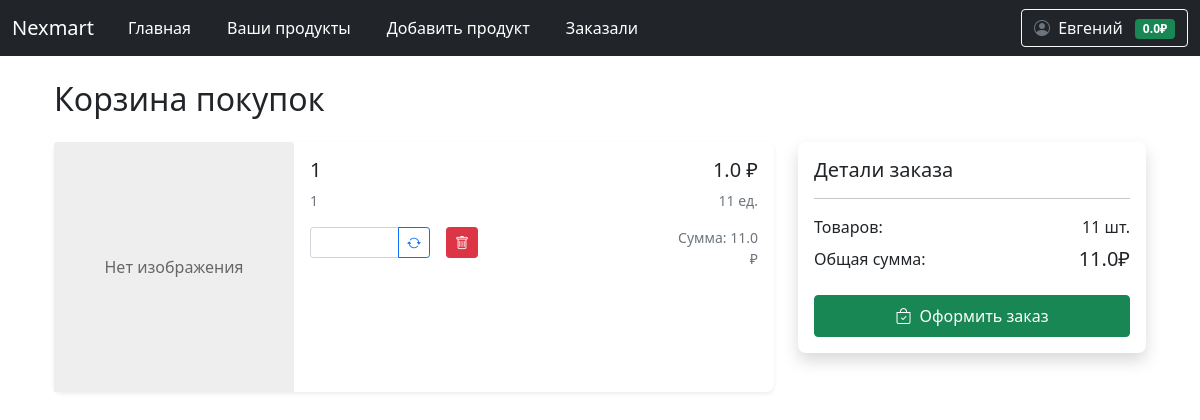
Screenshot of /user/cart (signed in) with the database file from the repository.
### data/user.py (models this page shows, shortened)
class User(SqlAlchemyBase, UserMixin):
    __tablename__ = 'users'
    id = Column(Integer, primary_key=True, autoincrement=True)
    email = Column(String, unique=True, nullable=False)
    hashed_password = Column(String, nullable=False)
    surname = Column(String, nullable=False)
    name = Column(String, nullable=False)
    modified_date = Column(DateTime)
    balance = Column(Float, default=0.0, nullable=False)
    products = relationship("Product", back_populates="user")

### data/order.py (models this page shows)
class OrderItem(SqlAlchemyBase):
    __tablename__ = 'order_items'
    id = sqlalchemy.Column(sqlalchemy.Integer, primary_key=True, autoincrement=True)
    user_id = sqlalchemy.Column(sqlalchemy.Integer, sqlalchemy.ForeignKey("users.id"))
    product_id = sqlalchemy.Column(sqlalchemy.Integer, sqlalchemy.ForeignKey("products.id"))
    amount = sqlalchemy.Column(sqlalchemy.Integer, default=1)
    is_in_order = sqlalchemy.Column(sqlalchemy.Boolean, default=False)
    order_id = sqlalchemy.Column(sqlalchemy.Integer, sqlalchemy.ForeignKey("orders.id"), nullable=True)
    user = orm.relationship('User')
    product = orm.relationship('Product')
    order = orm.relationship('Order', back_populates='items')

### data/product.py (models this page shows, shortened)
class Product(SqlAlchemyBase):
    __tablename__ = 'products'
    id = sqlalchemy.Column(sqlalchemy.Integer, primary_key=True, autoincrement=True)
    name = sqlalchemy.Column(sqlalchemy.String, nullable=False)
    price = sqlalchemy.Column(sqlalchemy.Float, nullable=False)
    description = sqlalchemy.Column(sqlalchemy.Text)
    created_date = sqlalchemy.Column(sqlalchemy.DateTime, default=datetime.datetime.now)
    open = sqlalchemy.Column(sqlalchemy.Boolean)  # открыт ли продукт для общего доступа
    amount_available = sqlalchemy.Column(sqlalchemy.Integer)  # сколько есть продукта для продажи
    amount_sell = sqlalchemy.Column(sqlalchemy.Integer)  # сколько продано для статистики
    image = sqlalchemy.Column(sqlalchemy.String)
    user_id = sqlalchemy.Column(sqlalchemy.Integer, sqlalchemy.ForeignKey('users.id'))
    user = sqlalchemy.orm.relationship('User', back_populates='products')

### main.py (the view)
@app.route('/user/cart')
@login_required
def cart():
    db_sess = db_session.create_session()
    order_item = db_sess.query(OrderItem).filter(
        and_(current_user.id == OrderItem.user_id, OrderItem.is_in_order == False)
    ).all()
    product_amount_sum = sum([i.amount for i in order_item])
    product_price_sum = sum([i.amount * i.product.price for i in order_item])
    return render_template('cart.html', products=order_item,
                           product_amount_sum=product_amount_sum, product_price_sum=product_price_sum)

### data/db_session.py (called while the page is built)
def create_session() -> Session:
    global __factory
    return __factory()

### main.py (called while the page is built)
@login_manager.user_loader
def load_user(user_id):
    db_sess = db_session.create_session()
    return db_sess.query(User).get(user_id)

### templates/cart.html (shortened to what this page needs)
{% extends "base.html" %}
{% block content %}
<div class="container">
    <h2 class="mb-4">Корзина покупок</h2>
    {% if products %}
    <div class="row mb-4">
        <div class="col-lg-8">
            {% for item in products %}
            <div class="card mb-6">
                <div class="row g-0">
                    <div class="col-md-4">
                        {% if item.product.image %}
                        <img src="{{ url_for('static', filename='upload/' + item.product.image) }}"
                             class="card-img-top product-image"
                             alt="{{ item.product.name }}">
                        {% else %}
                        <div class="card-img-top no-image">Нет изображения</div>
                        {% endif %}
                    </div>
                    <div class="col-md-6">
                        <div class="card-body">
                            <h5 class="card-title">{{ item.product.name }}</h5>
                            <p class="card-text text-muted small">{{ item.product.description|truncate(100) }}</p>
                            <div class="d-flex align-items-center">
                                <form method="POST" action="/user/cart/update/{{ item.product.id }}"
                                      class="me-3">
                                    <div class="input-group input-group-sm" style="width: 120px;">
                                        <input type="number"
                                               name="amount"
                                               class="form-control"
                                               value="{{ item.product.amount }}"
                                               min="1"
                                               max="{{ item.product.amount_available }}">
                                        <button type="submit" class="btn btn-outline-primary">
                                            <i class="bi bi-arrow-repeat"></i>
                                        </button>
                                    </div>
                                </form>
                                <form method="POST"
                                      action="">
                                    <a href="/user/cart/delete/{{item.id}}" class="btn btn-danger btn-sm">
                                        <i class="bi bi-trash"></i>
                                    </a>
                                </form>
                            </div>
                        </div>
                    </div>
                    <div class="col-md-2">
                        <div class="card-body text-end">
                            <p class="card-text h5">{{ item.product.price }} ₽</p>
                            <p class="text-muted small">{{item.amount}} ед.</p>
                            <p class="text-muted small">Сумма: {{ item.product.price * item.amount}} ₽</p>
                        </div>
                    </div>
                </div>
            </div>
            {% endfor %}
        </div>
        <div class="col-lg-4">
            <div class="card shadow">
                <div class="card-body">
                    <h5 class="card-title mb-3">Детали заказа</h5>
                    <hr>
                    <div class="d-flex justify-content-between mb-2">
                        <span>Товаров:</span>
                        <span>{{ product_amount_sum }} шт.</span>
                    </div>
                    <div class="d-flex justify-content-between mb-3">
                        <span>Общая сумма:</span>
                        <span class="h5">{{ product_price_sum }}₽</span>
                    </div>
                    <a href="/user/checkout" class="btn btn-success w-100 py-2">
                        <i class="bi bi-bag-check me-2"></i>Оформить заказ
                    </a>
                </div>
            </div>
        </div>
    </div>
    {% endif %}
</div>
{% endblock %}

### templates/base.html (shortened to what this page needs)
<!doctype html>
<html lang="ru">
<head>
                    <link href="https://cdn.jsdelivr.net/npm/bootstrap@5.0.2/dist/css/bootstrap.min.css" rel="stylesheet">
                    <link rel="stylesheet" href="https://cdn.jsdelivr.net/npm/bootstrap-icons@1.8.1/font/bootstrap-icons.css">
    <link rel="stylesheet" href="{{ url_for('static', filename='css/style.css') }}">
    <link rel="stylesheet" href="https://cdnjs.cloudflare.com/ajax/libs/font-awesome/6.5.1/css/all.min.css">
    <link rel="stylesheet" href="{{ url_for('static', filename='css/auth_styles.css') }}">
</head>
<body>
<header>
    <nav class="navbar navbar-expand-md navbar-dark bg-dark" aria-label="Fourth navbar example">
        <div class="container-fluid">
          <a class="navbar-brand" href="#">Nexmart</a>
          <div class="collapse navbar-collapse" id="navbarsExample04">
            <ul class="navbar-nav me-auto mb-2 mb-md-0">
              <li class="nav-item">
                <a class="nav-link active" aria-current="page" href="/">Главная</a>
              </li>
                {% if not current_user.is_authenticated %}
                <li class="nav-item">
                <a class="nav-link active" aria-current="page" href="/register"></a>
              </li>
                <li class="nav-item">
                <a class="nav-link active" aria-current="page" href="/login"></a>
              </li>
                {% else %}
                <li class="nav-item">
                <a class="nav-link active" href="/user/products">Ваши продукты</a>
              </li>
                <li class="nav-item">
                <a class="nav-link active" href="/user/products/add">Добавить продукт</a>
              </li>
                <li class="nav-item">
                <a class="nav-link active" href="/user/products/orders">Заказали</a>
              </li>
                {% endif %}
            </ul>
            {% if current_user.is_authenticated %}
            <div class="d-flex align-items-center">
              <div class="dropdown">
                <button class="btn btn-outline-light dropdown-toggle" type="button" id="profileDropdown" data-bs-toggle="dropdown" aria-expanded="false">
                  <i class="bi bi-person-circle me-1"></i>
                  {{ current_user.name }}
                  <span class="badge bg-success ms-2">{{ current_user.balance }}₽</span>
                </button>
              </div>
            </div>
            {% else %}
            <div class="d-flex">
              <a href="/login" class="btn btn-outline-light me-2">Войти</a>
              <a href="/register" class="btn btn-success">Регистрация</a>
            </div>
            {% endif %}
          </div>
        </div>
      </nav>
</header>
<div class="container mt-4">
    {% block content %}{% endblock %}
</div>
</body>
</html>

### static/css/style.css (style rules this page uses)
.no-image { height: 250px; background: #eee; display: flex; align-items: center; justify-content: center; color: #666; }
.navbar-nav .nav-link { position: relative; transition: all 0.5s ease; margin: 0 10px; }
.navbar-nav .nav-link::after { content: ''; position: absolute; width: 0; height: 2px; bottom: 0; left: 50%; background-color: #90caf9; transition: all 0.3s ease; }
.dropdown-toggle { position: relative; transition: all 0.3s ease; }
.badge.bg-success { transition: all 0.3s ease; }
.card { border: none; border-radius: 0.5rem; box-shadow: 0 0.125rem 0.25rem rgba(0, 0, 0, 0.075); transition: all 0.3s ease; }
.bi-person-circle { color: #6c757d; transition: all 0.3s ease; }
.btn-success { transition: all 0.3s ease; }
.form-control { border-radius: 0.25rem; border: 1px solid #ced4da; transition: all 0.3s ease; }
.btn { position: relative; overflow: hidden; }
.btn::after { content: ''; position: absolute; top: 50%; left: 50%; width: 5px; height: 5px; background: rgba(255, 255, 255, 0.3); opacity: 0; border-radius: 50%; transform: scale(1, 1) translate(-50%, -50%); transform-origin: 50% 50%; }

### rows the page displays
User: name "Евгений", balance "0.0"
OrderItem: product.name "1", product.description "1", product.price "1.0", amount "11", item.product.price*item.amount "11.0"

### other values shown
{{ product_amount_sum }} "11"
{{ product_price_sum }} "11.0"
